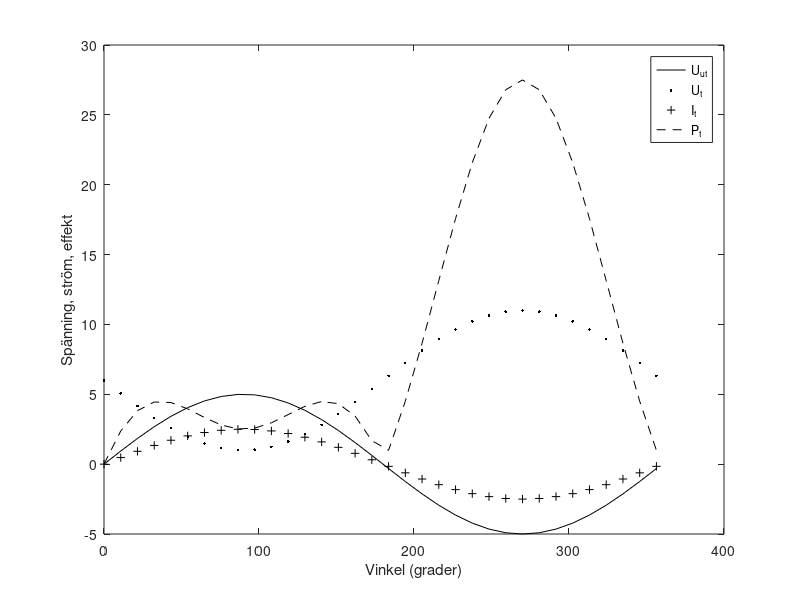

Write the MATLAB code that produced this figure.
#
# This is a GNU Octave file.
#
x = 0:0.03:1;
v = x*360;
uut = 5*sin(x*2*pi);
ut = 6-uut;
it = 2.5*sin(x*2*pi);
pt = abs(ut.*it);
plot(v, uut, "-k;U_{ut};", v, ut, ".k;U_t;", v, it, "+k;I_t;", v, pt, "--k;P_t;");
xlabel("Vinkel (grader)");
ylabel("Spänning, ström, effekt");

file_path = fileparts(mfilename('fullpath'))

file_name = [file_path  "/" "bild_tx_heat.eps"]

# print -dpdf file_name
print ("-deps", file_name);
